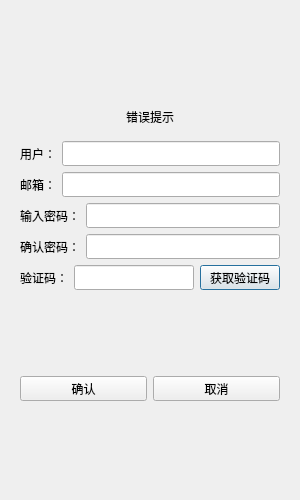
<?xml version="1.0" encoding="UTF-8"?>
<ui version="4.0">
 <class>register_dlg</class>
 <widget class="QDialog" name="register_dlg">
  <property name="geometry">
   <rect>
    <x>0</x>
    <y>0</y>
    <width>300</width>
    <height>500</height>
   </rect>
  </property>
  <property name="minimumSize">
   <size>
    <width>300</width>
    <height>500</height>
   </size>
  </property>
  <property name="maximumSize">
   <size>
    <width>330</width>
    <height>550</height>
   </size>
  </property>
  <property name="windowTitle">
   <string>Dialog</string>
  </property>
  <layout class="QVBoxLayout" name="verticalLayout">
   <item>
    <layout class="QVBoxLayout" name="verticalLayout_2">
     <item>
      <widget class="QStackedWidget" name="stackedWidget">
       <widget class="QWidget" name="page">
        <layout class="QVBoxLayout" name="verticalLayout_3">
         <item>
          <spacer name="verticalSpacer">
           <property name="orientation">
            <enum>Qt::Vertical</enum>
           </property>
           <property name="sizeHint" stdset="0">
            <size>
             <width>20</width>
             <height>40</height>
            </size>
           </property>
          </spacer>
         </item>
         <item>
          <widget class="QWidget" name="widget" native="true">
           <layout class="QVBoxLayout" name="verticalLayout_4">
            <item>
             <widget class="QLabel" name="err_tip">
              <property name="text">
               <string>错误提示</string>
              </property>
              <property name="alignment">
               <set>Qt::AlignCenter</set>
              </property>
             </widget>
            </item>
           </layout>
          </widget>
         </item>
         <item>
          <layout class="QHBoxLayout" name="horizontalLayout">
           <item>
            <widget class="QLabel" name="user_label">
             <property name="text">
              <string>用户：</string>
             </property>
            </widget>
           </item>
           <item>
            <widget class="QLineEdit" name="user_edit">
             <property name="minimumSize">
              <size>
               <width>0</width>
               <height>25</height>
              </size>
             </property>
             <property name="maximumSize">
              <size>
               <width>16777215</width>
               <height>25</height>
              </size>
             </property>
            </widget>
           </item>
          </layout>
         </item>
         <item>
          <layout class="QHBoxLayout" name="horizontalLayout_2">
           <item>
            <widget class="QLabel" name="email_label">
             <property name="minimumSize">
              <size>
               <width>0</width>
               <height>25</height>
              </size>
             </property>
             <property name="maximumSize">
              <size>
               <width>16777215</width>
               <height>25</height>
              </size>
             </property>
             <property name="text">
              <string>邮箱：</string>
             </property>
            </widget>
           </item>
           <item>
            <widget class="QLineEdit" name="email_edit">
             <property name="minimumSize">
              <size>
               <width>0</width>
               <height>25</height>
              </size>
             </property>
             <property name="maximumSize">
              <size>
               <width>16777215</width>
               <height>25</height>
              </size>
             </property>
            </widget>
           </item>
          </layout>
         </item>
         <item>
          <layout class="QHBoxLayout" name="horizontalLayout_3">
           <item>
            <widget class="QLabel" name="psd_label">
             <property name="minimumSize">
              <size>
               <width>0</width>
               <height>25</height>
              </size>
             </property>
             <property name="maximumSize">
              <size>
               <width>16777215</width>
               <height>25</height>
              </size>
             </property>
             <property name="text">
              <string>输入密码：</string>
             </property>
            </widget>
           </item>
           <item>
            <widget class="QLineEdit" name="psd_edit">
             <property name="minimumSize">
              <size>
               <width>0</width>
               <height>25</height>
              </size>
             </property>
             <property name="maximumSize">
              <size>
               <width>16777215</width>
               <height>25</height>
              </size>
             </property>
            </widget>
           </item>
          </layout>
         </item>
         <item>
          <layout class="QHBoxLayout" name="horizontalLayout_4">
           <item>
            <widget class="QLabel" name="ensure_label">
             <property name="minimumSize">
              <size>
               <width>0</width>
               <height>25</height>
              </size>
             </property>
             <property name="maximumSize">
              <size>
               <width>16777215</width>
               <height>25</height>
              </size>
             </property>
             <property name="text">
              <string>确认密码：</string>
             </property>
            </widget>
           </item>
           <item>
            <widget class="QLineEdit" name="ensure_edit">
             <property name="minimumSize">
              <size>
               <width>0</width>
               <height>25</height>
              </size>
             </property>
             <property name="maximumSize">
              <size>
               <width>16777215</width>
               <height>25</height>
              </size>
             </property>
            </widget>
           </item>
          </layout>
         </item>
         <item>
          <layout class="QHBoxLayout" name="horizontalLayout_5">
           <item>
            <widget class="QLabel" name="verify_label">
             <property name="minimumSize">
              <size>
               <width>0</width>
               <height>25</height>
              </size>
             </property>
             <property name="maximumSize">
              <size>
               <width>16777215</width>
               <height>25</height>
              </size>
             </property>
             <property name="text">
              <string>验证码：</string>
             </property>
            </widget>
           </item>
           <item>
            <widget class="QLineEdit" name="verify_edit">
             <property name="minimumSize">
              <size>
               <width>0</width>
               <height>25</height>
              </size>
             </property>
             <property name="maximumSize">
              <size>
               <width>16777215</width>
               <height>25</height>
              </size>
             </property>
            </widget>
           </item>
           <item>
            <widget class="QPushButton" name="verify_btn">
             <property name="minimumSize">
              <size>
               <width>0</width>
               <height>25</height>
              </size>
             </property>
             <property name="maximumSize">
              <size>
               <width>16777215</width>
               <height>25</height>
              </size>
             </property>
             <property name="text">
              <string>获取验证码</string>
             </property>
            </widget>
           </item>
          </layout>
         </item>
         <item>
          <spacer name="verticalSpacer_2">
           <property name="orientation">
            <enum>Qt::Vertical</enum>
           </property>
           <property name="sizeHint" stdset="0">
            <size>
             <width>20</width>
             <height>40</height>
            </size>
           </property>
          </spacer>
         </item>
         <item>
          <layout class="QHBoxLayout" name="horizontalLayout_6">
           <item>
            <widget class="QPushButton" name="yes_btn">
             <property name="minimumSize">
              <size>
               <width>0</width>
               <height>25</height>
              </size>
             </property>
             <property name="maximumSize">
              <size>
               <width>16777215</width>
               <height>25</height>
              </size>
             </property>
             <property name="text">
              <string>确认</string>
             </property>
            </widget>
           </item>
           <item>
            <widget class="QPushButton" name="cancel_btn">
             <property name="minimumSize">
              <size>
               <width>0</width>
               <height>25</height>
              </size>
             </property>
             <property name="maximumSize">
              <size>
               <width>16777215</width>
               <height>25</height>
              </size>
             </property>
             <property name="text">
              <string>取消</string>
             </property>
            </widget>
           </item>
          </layout>
         </item>
         <item>
          <spacer name="verticalSpacer_3">
           <property name="orientation">
            <enum>Qt::Vertical</enum>
           </property>
           <property name="sizeHint" stdset="0">
            <size>
             <width>20</width>
             <height>40</height>
            </size>
           </property>
          </spacer>
         </item>
        </layout>
       </widget>
       <widget class="QWidget" name="page_2"/>
      </widget>
     </item>
    </layout>
   </item>
  </layout>
 </widget>
 <resources/>
 <connections/>
</ui>
